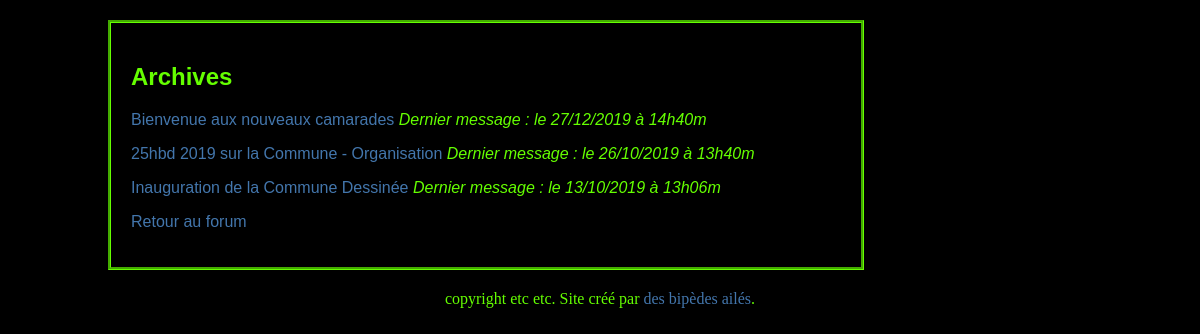
The page /archives.php on the database its author committed.
### tables this page shows
CREATE TABLE `sujets` (
  `id` int(11) NOT NULL,
  `titre` varchar(255) NOT NULL,
  `date_crea` datetime NOT NULL,
  `date_fin` datetime NOT NULL,
  `date_suppr` datetime NOT NULL,
  `archive` int(11) NOT NULL,
  `suppr` tinyint(1) NOT NULL,
  `type` varchar(255) NOT NULL,
  `id_init` int(11) NOT NULL
);

### controle/sujets/archives.php (called while the page is built)
<?php
include_once('modele/sujets/get_listesujets.php');
$sujets_archives = get_listesujets(2,0);
foreach($sujets_archives as $cle => $sujet)
{
    $sujets_archives[$cle]['titre'] = htmlspecialchars($sujet['titre']);
    $sujets_archives[$cle]['date_f'] = nl2br(htmlspecialchars($sujet['date_f']));
}
include_once('vue/sujets/archives.php');

### modele/sujets/get_listesujets.php (called while the page is built)
<?php
function get_listesujets($archive,$suppr)
{
    global $bdd;
    $archive = (int) $archive;
    $req = $bdd->prepare('SELECT
                          id,
                          titre,
                          archive,
                          suppr,
                          date_fin,
                          DATE_FORMAT(date_fin, "le %d/%m/%Y à %Hh%im") AS date_f
                          FROM sujets
                          WHERE archive=? AND suppr=?
                          ORDER BY date_fin DESC');
    $req->execute(array($archive,$suppr));
    $sujets = $req->fetchAll();
    return $sujets;
}

### commune_dessinee/vue/sujets/archives.php (the view, shortened to what this page needs)
<!DOCTYPE html>
<html>
	<?php include("vue/head.php"); ?>
	<body>
		<section>
			<h1>Archives</h1>
			<?php
			foreach($sujets_archives as $sujet)
			{
				?>
				<p>
					<?php $idsujet=$sujet['id'] ;?>
					<a href="index.php?section=sujet&id_sujet=<?php echo $idsujet ?>&archive=1"><?php echo $sujet['titre'] ?></a>
					<em>Dernier message : <?php echo $sujet['date_f']; ?></em>
				</p>
			<?php
			}
			?>
			<p><a href="index.php">Retour au forum</a></p>
		</section>
		<?php include("vue/footer.php"); ?>
	</body>
</html>

### archives/fofococo/vue/stylefofococo.css (style rules this page uses)
body { background: #000000 ; color: #65ff00; }
a { color: #4376AC; text-decoration: none; }
section { width: 60%; min-width: 400px; min-height: 150px; font-family: sans-serif; border: 3px groove; border-color: #65ff00; text-align: justify; word-wrap: break-word; overflow: auto; padding: 20px; margin-bottom: 20px; margin-top: 20px; margin-left: 100px; margin-right: auto; }

### rows shown on the page
sujets: titre "Bienvenue aux nouveaux camarades", date_f "le 27/12/2019 à 14h40m"
sujets: titre "25hbd 2019 sur la Commune - Organisation", date_f "le 26/10/2019 à 13h40m"
sujets: titre "Inauguration de la Commune Dessinée", date_f "le 13/10/2019 à 13h06m"
